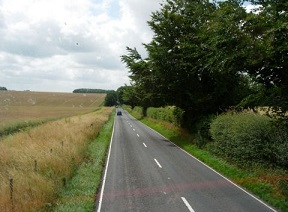
//> input picture 20.HoughTransform/HoughTransform/road.jpg, 288 x 212 px
$ ./main   (built with g++ and OpenCV 4)
//> lines starting //> are read from the running program, lines starting //| are printed output that depends on the picture; after the words box and inside, x2 and y2 are one past the last pixel; in counts of white or black regions, pixels touching at a corner belong together
#include <iostream>
#include <opencv2/highgui.hpp>
#include <opencv2/core.hpp>
#include <opencv2/imgproc.hpp>

using namespace std;
using namespace cv;

#define PI 3.1415926

int main() {
	Mat image = imread("road.jpg", IMREAD_GRAYSCALE);
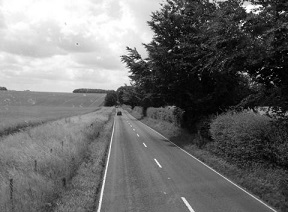
//> image: 212 rows x 288 cols, CV_8UC1; min 0, max 255, mean 110.5

	// Apply Canny algorithm
	Mat contours;
	Canny(image, contours, 125, 350);
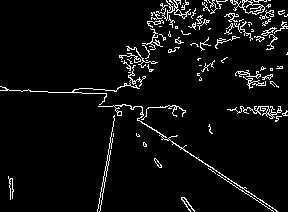
//> contours: 212 rows x 288 cols, CV_8UC1; 5.2% white in thin lines or dots


	//*************** Basic hough transform *************** //
	Mat BasicHoughTransform;
	image.copyTo(BasicHoughTransform);

	// Hough transform for line detection
	vector<Vec2f> lines;
	HoughLines(contours,	// InputArray
				lines,		// OutputArray
				1,			// rho
				PI / 180,	// theta (step size)
				60);		// threshold (minimum number of votes)
//> lines = 15 lines (rho, theta), first 12: [25, 2.15], [21, 2.16], [17, 2.18], [135, 0.19], [28, 2.15], [104, 1.59], [30, 2.13], [90, 1.61], [137, 0.19], [101, 1.61], [106, 1.57], [99, 1.62]

	vector<Vec2f>::const_iterator it = lines.begin();
	while (it != lines.end()) {
		float rho = (*it)[0];	// first element is distance rho
		float theta = (*it)[1]; // second element is angle theta

		if (theta < PI / 4. || theta > 3.*PI / 4.) {	// ~ vertical line
			// point of intersection of the line with first row
			Point pt1(rho / cos(theta), 0);
			// point of intersection of the line with last row
			Point pt2((rho - BasicHoughTransform.rows*sin(theta)) /
				cos(theta), BasicHoughTransform.rows);

			// draw a white line
			line(BasicHoughTransform, pt1, pt2, Scalar(255), 1);
		}
		else {	// ~ horizontal line
			// point of intersection of the line with first column
			Point pt1(0, rho / sin(theta));
			// point of intersection of the line with las column
			Point pt2(BasicHoughTransform.cols,
				(rho - BasicHoughTransform.cols*cos(theta)) / sin(theta));

			// draw a white line
			line(BasicHoughTransform, pt1, pt2, Scalar(255), 1);
		}
		++it;
	}
//> this loop made 15 passes
//> (rho, theta, pt1, pt2) on passes 1 to 12: (25, 2.15, Point(0, 29), Point(288, 216)), (21, 2.16, Point(0, 25), Point(288, 219)), (17, 2.18, Point(0, 20), Point(288, 222)), (135, 0.192, Point(137, 0), Point(96, 212)), (28, 2.15, Point(0, 33), Point(288, 220)), (104, 1.59, Point(0, 104), Point(288, 109)), (30, 2.13, Point(0, 35), Point(288, 215)), (90, 1.61, Point(0, 90), Point(288, 100)), (137, 0.192, Point(139, 0), Point(98, 212)), (101, 1.61, Point(0, 101), Point(288, 111)), (106, 1.57, Point(0, 106), Point(288, 106)), (99, 1.62, Point(0, 99), Point(288, 114))
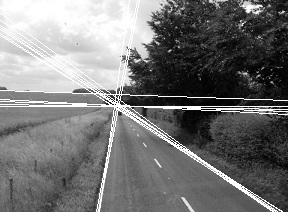
//> BasicHoughTransform: 212 rows x 288 cols, CV_8UC1; 5.49% of pixels changed, all inside (x1, y1, x2, y2) = (0, 0, 288, 212)

	//*************** Probabilistic hough transform *************** //
	Mat ProbabilisticHoughTransform;
	image.copyTo(ProbabilisticHoughTransform);

	vector<Vec4i> linesP;
	HoughLinesP(contours,	// InputArray
		linesP,				// OutputArray
		1,					// rho
		PI / 180,			// theta (step size)
		60,					// threshold (minimum number of votes)
		100,				// minLength
		20);				// maxGap
//> linesP = 5 lines (x1, y1, x2, y2): [92, 88, 246, 191], [97, 210, 121, 86], [0, 90, 106, 94], [104, 182, 130, 48], [100, 104, 204, 0]

	// Draw the lines
	Scalar color = Scalar(255, 255, 255);
	vector<Vec4i>::const_iterator it2 = linesP.begin();
	while (it2 != linesP.end()) {
		Point pt1((*it2)[0], (*it2)[1]);
		Point pt2((*it2)[2], (*it2)[3]);
		line(ProbabilisticHoughTransform, pt1, pt2, color);
		++it2;
	}
//> this loop made 5 passes
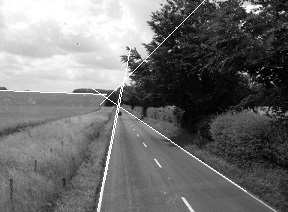
//> ProbabilisticHoughTransform: 212 rows x 288 cols, CV_8UC1; 1.02% of pixels changed, all inside (x1, y1, x2, y2) = (0, 0, 247, 211)


	//*************** Image write *************** //
	imwrite("grayScale.bmp", image);
	imwrite("contours.bmp", contours);
	imwrite("BasicHoughTransform.bmp", BasicHoughTransform);
	imwrite("ProbabilisticHoughTransform.bmp", ProbabilisticHoughTransform);
}
